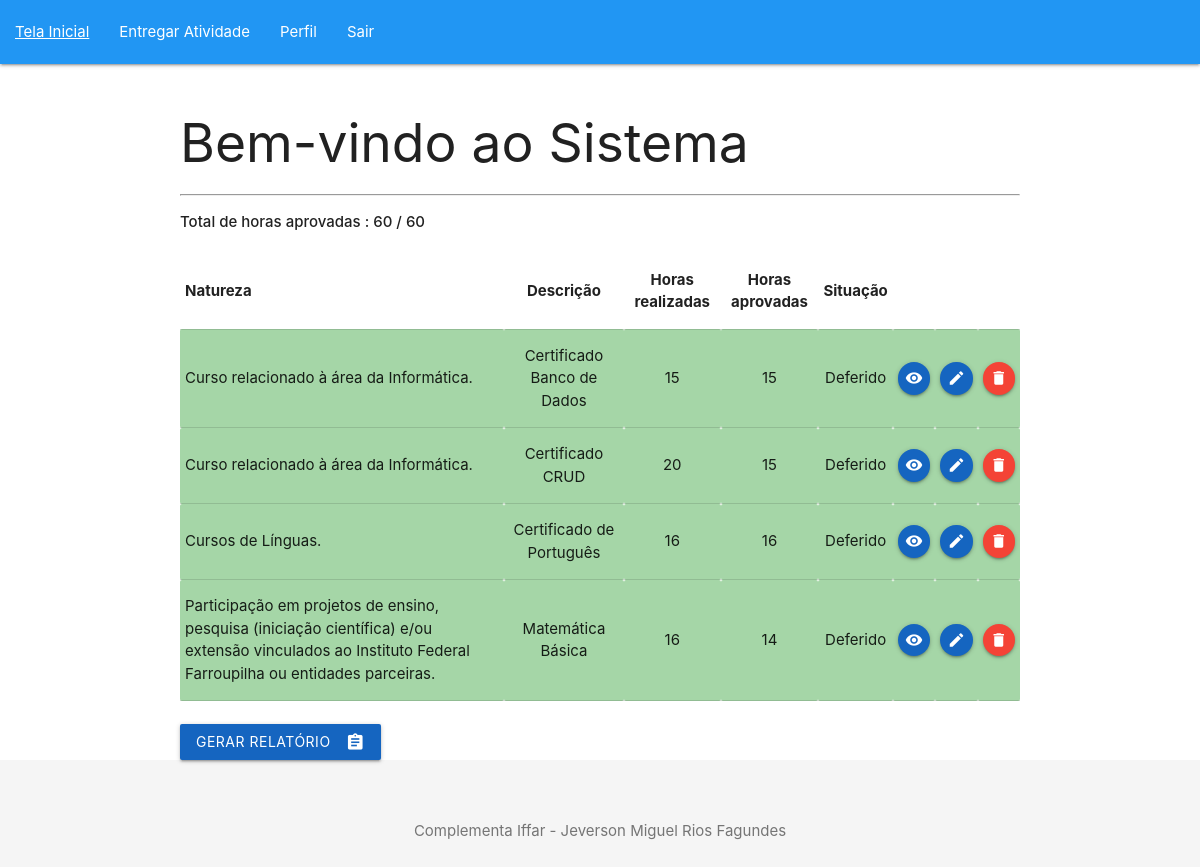
The app's page /inicialAluno.php (signed in) with its own data.
### tables this page shows
CREATE TABLE IF NOT EXISTS `entrega_atividade` (
  `id_entrega_atividade` int NOT NULL AUTO_INCREMENT,
  `titulo_certificado` varchar(255) DEFAULT NULL,
  `carga_horaria_certificado` int DEFAULT NULL,
  `certificado` varchar(255) DEFAULT NULL,
  `carga_horaria_aprovada` int DEFAULT NULL,
  `status` varchar(255) DEFAULT NULL,
  `id_aluno` int DEFAULT NULL,
  `caminho` varchar(255) NOT NULL,
  `id_atividade_complementar` int NOT NULL,
  `observacoes` text NOT NULL,
  PRIMARY KEY (`id_entrega_atividade`),
  KEY `fk_aluno_entrega_atividade` (`id_aluno`),
  KEY `fk_id_atividade_complementar` (`id_atividade_complementar`)
);

CREATE TABLE IF NOT EXISTS `curso` (
  `id_curso` int NOT NULL AUTO_INCREMENT,
  `nome_curso` varchar(255) NOT NULL,
  `carga_horaria` int NOT NULL,
  PRIMARY KEY (`id_curso`)
);

CREATE TABLE IF NOT EXISTS `atividade_complementar` (
  `id_atividade_complementar` int NOT NULL AUTO_INCREMENT,
  `natureza` int DEFAULT NULL,
  `descricao` text,
  `carga_horaria_maxima` int DEFAULT NULL,
  `id_curso` int DEFAULT NULL,
  PRIMARY KEY (`id_atividade_complementar`),
  KEY `fk_curso_atividade_complementar` (`id_curso`)
);

### conecta.php (called while the page is built, shortened)
<?php
function excutarSQL($mysql, $sql)
{
    $resultado = mysqli_query($mysql, $sql);
    return $resultado;
}

### inicialAluno.php (the view, shortened to what this page needs)
<?php
require_once "conecta.php";
$mysql = conectar();
$pastaDestino = "certificados/";
$sql = "SELECT
ac.descricao,
ac.natureza,
ac.id_atividade_complementar,
ea.id_entrega_atividade,
ea.titulo_certificado,
ea.carga_horaria_certificado,
ea.certificado,
ea.carga_horaria_aprovada,
ea.status,
ea.caminho,
ea.id_atividade_complementar,
ea.observacoes,
c.carga_horaria
FROM entrega_atividade ea
INNER JOIN atividade_complementar ac
ON ea.id_atividade_complementar = ac.id_atividade_complementar
INNER JOIN aluno a
ON a.id_aluno = ea.id_aluno
INNER JOIN curso c
ON a.id_curso AND c.id_curso = " . $_SESSION['aluno'][2] . "
WHERE
a.id_aluno = " . $_SESSION['aluno'][1];
$query = excutarSQL($mysql, $sql);
$quantidade = $query->num_rows;
?>
<!DOCTYPE html>
<html lang="pt-br">
<head>
    <link type="text/css" rel="stylesheet" href="materialize/css/materialize.min.css" media="screen,projection" />
</head>
<body>
    <main>
        <?php
        require_once "boasPraticas/headerNav.php";
        ?>
        <div class="container">
            <h2>Bem-vindo ao Sistema</h2>
            <hr>
            <?php
            if ($quantidade == 0) {
            ?>
                <h3>Minhas atividades complementares de curso.</h3>
                <p>Você não entregou nenhuma atividade complementar no sistema ainda!</p>
                <?php
            } else {
                $entrega = mysqli_fetch_all($query, MYSQLI_ASSOC);
                $sql_total_horas = "SELECT SUM(ea.carga_horaria_aprovada ) FROM entrega_atividade ea WHERE ea.status = 'Deferido' AND ea.id_aluno =" . $_SESSION['aluno'][1];
                $execucao_total_horas = excutarSQL($mysql, $sql_total_horas);
                $horas_totais_aprovadas = mysqli_fetch_assoc($execucao_total_horas);
                if ($horas_totais_aprovadas['SUM(ea.carga_horaria_aprovada )'] == 0) {
                    $quantidade_total_horas = 0;
                } else {
                    $quantidade_total_horas = $horas_totais_aprovadas['SUM(ea.carga_horaria_aprovada )'];
                }
                $imprimido = false;
                foreach ($entrega as $contagem_total) {
                    if (!$imprimido) {
                ?>
                        <p><strong>Total de horas aprovadas : <?php echo $quantidade_total_horas . " " . "/" . " " . $contagem_total['carga_horaria'] ?></strong></p>
                <?php
                        $imprimido = true;
                    }
                }
                ?>
                <table>
                    <thead>
                        <tr>
                            <th>Natureza</th>
                            <th class="teste">Descrição</th>
                            <th class="teste">Horas realizadas</th>
                            <th class="teste">Horas aprovadas</th>
                            <th class="teste">Situação</th>
                            <th class="teste" colspan="3"></th>
                        </tr>
                    </thead>
                    <tbody>
                        <?php
                        foreach ($entrega as $informacoes_entrega) {
                            if ($informacoes_entrega['status'] != "Em análise" or $informacoes_entrega['observacoes'] != "Sem observações") {
                                if ($informacoes_entrega['status'] == "Deferido") {
                                    echo "<tr class=\"#a5d6a7 green lighten-3\">";
                                    echo "<td>" . $informacoes_entrega['descricao'] . "</td>";
                                    echo "<td class=\"teste\">" . $informacoes_entrega['titulo_certificado'] . "</td>";
                                    echo "<td class=\"teste\">" . $informacoes_entrega['carga_horaria_certificado'] . "</td>";
                                    echo "<td class=\"teste\">" . $informacoes_entrega['carga_horaria_aprovada'] . "</td>";
                                    echo "<td class=\"teste\">" . $informacoes_entrega['status'] . "</td>";
                                    echo '<td> <a href="' . $pastaDestino . $informacoes_entrega['caminho'] . '" target="_blank" class="btn-floating btn-small waves-effect waves-light #1565c0 blue darken-3 modal-trigger"><i class="material-icons ">remove_red_eye</i></a> </td>';
                                    echo '<td> <a href="crudEntrega/formeditEntrega.php?id=' . $informacoes_entrega['id_entrega_atividade'] . '" class="btn-floating btn-small waves-effect waves-light #1565c0 blue darken-3 modal-trigger"><i class="material-icons ">create</i></a> </td>';
                                    echo '<td> <a href="#modal' . $informacoes_entrega['id_entrega_atividade'] . '" class="btn-floating btn-small waves-effect waves-light red modal-trigger"><i class="material-icons">delete</i></a> </td>';
                                    echo "</tr>";
                        ?>
                                <?php
                                }
                            }
                        }
                        ?>
                    </tbody>
                </table>
                <?php
                echo "<br>";
                $imprimido_certificado = false;
                foreach ($entrega as $certificado) {
                    if ($quantidade_total_horas >= $certificado['carga_horaria']) {
                        if (!$imprimido_certificado) {
                ?>
                            <a href='relatorio.php' class="btn waves-effect waves-light #1565c0 blue darken-3 lighten-3 relatorio">
                                <i class="material-icons right">assignment</i>Gerar relatório
                            </a>
            <?php
                            $imprimido_certificado = true;
                        }
                    }
                }
            }
            ?>
        </div>
    </main>
    <footer>
        <div class="container">
            <p>Complementa Iffar - Jeverson Miguel Rios Fagundes</p>
        </div>
    </footer>
</body>
</html>

### inicialAluno.php (style rules this page uses)
body { display: flex; flex-direction: column; min-height: 100vh; margin: 0; }
main { flex: 1 0 auto; }
.container { margin-top: 50px; }
table { margin-top: 20px; }
footer { background-color: #f5f5f5; padding: 10px 0; text-align: center; color: #757575; }
.teste { justify-content: center; text-align: center; }

### records on screen
entrega_atividade: quantidade_total_horas "60", curso.carga_horaria "60", id_atividade_complementar.descricao "Curso relacionado à área da Informática.", titulo_certificado "Certificado Banco de Dados", carga_horaria_certificado "15", carga_horaria_aprovada "15", status "Deferido"
entrega_atividade: id_atividade_complementar.descricao "Curso relacionado à área da Informática.", titulo_certificado "Certificado CRUD", carga_horaria_certificado "20", carga_horaria_aprovada "15", status "Deferido"
entrega_atividade: id_atividade_complementar.descricao "Cursos de Línguas.", titulo_certificado "Certificado de Português", carga_horaria_certificado "16", carga_horaria_aprovada "16", status "Deferido"
entrega_atividade: id_atividade_complementar.descricao "Participação em projetos de ensino, pesquisa (iniciação científica) e/ou extensão vinculados ao Instituto Federal Farroupilha ou entidades parceiras.", titulo_certificado "Matemática Básica", carga_horaria_certificado "16", carga_horaria_aprovada "14", status "Deferido"
